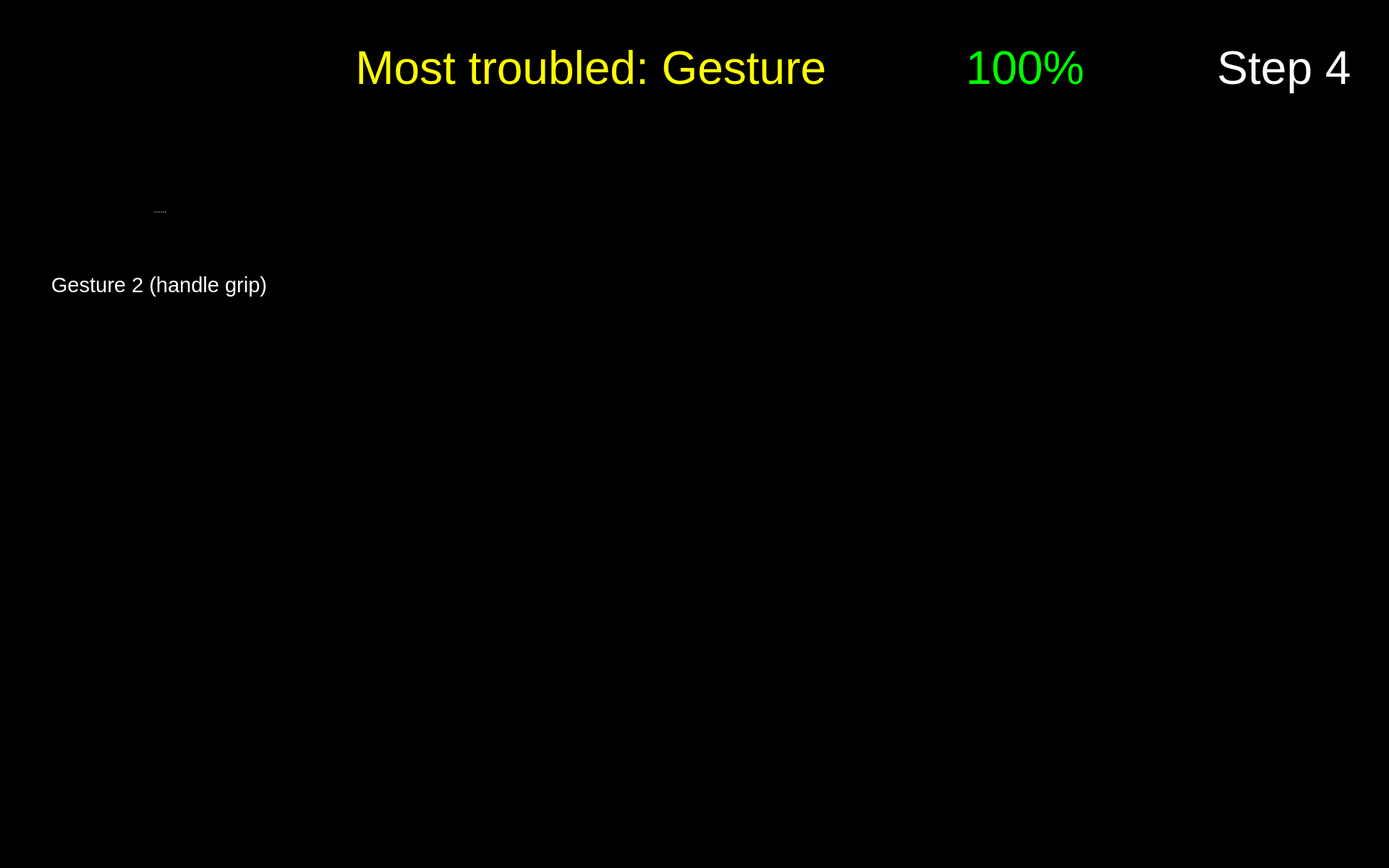
<?xml version="1.0" encoding="UTF-8"?>
<ui version="4.0">
 <class>Form</class>
 <widget class="QWidget" name="Form">
  <property name="geometry">
   <rect>
    <x>0</x>
    <y>0</y>
    <width>1920</width>
    <height>1200</height>
   </rect>
  </property>
  <property name="maximumSize">
   <size>
    <width>1920</width>
    <height>1200</height>
   </size>
  </property>
  <property name="windowTitle">
   <string>Form</string>
  </property>
  <property name="styleSheet">
   <string notr="true">background-color: rgb(0, 0, 0);</string>
  </property>
  <widget class="QPushButton" name="button_nav_left">
   <property name="enabled">
    <bool>true</bool>
   </property>
   <property name="geometry">
    <rect>
     <x>800</x>
     <y>560</y>
     <width>150</width>
     <height>150</height>
    </rect>
   </property>
   <property name="minimumSize">
    <size>
     <width>81</width>
     <height>81</height>
    </size>
   </property>
   <property name="maximumSize">
    <size>
     <width>150</width>
     <height>150</height>
    </size>
   </property>
   <property name="cursor">
    <cursorShape>OpenHandCursor</cursorShape>
   </property>
   <property name="focusPolicy">
    <enum>Qt::WheelFocus</enum>
   </property>
   <property name="contextMenuPolicy">
    <enum>Qt::DefaultContextMenu</enum>
   </property>
   <property name="layoutDirection">
    <enum>Qt::LeftToRight</enum>
   </property>
   <property name="autoFillBackground">
    <bool>false</bool>
   </property>
   <property name="styleSheet">
    <string notr="true"/>
   </property>
   <property name="icon">
    <iconset resource="resources/res.qrc">
     <normaloff>:/buttons/Button Left.svg</normaloff>:/buttons/Button Left.svg</iconset>
   </property>
   <property name="iconSize">
    <size>
     <width>144</width>
     <height>144</height>
    </size>
   </property>
   <property name="autoDefault">
    <bool>false</bool>
   </property>
   <property name="default">
    <bool>false</bool>
   </property>
   <property name="flat">
    <bool>true</bool>
   </property>
  </widget>
  <widget class="QPushButton" name="button_nav_right">
   <property name="enabled">
    <bool>true</bool>
   </property>
   <property name="geometry">
    <rect>
     <x>960</x>
     <y>560</y>
     <width>150</width>
     <height>150</height>
    </rect>
   </property>
   <property name="minimumSize">
    <size>
     <width>81</width>
     <height>81</height>
    </size>
   </property>
   <property name="maximumSize">
    <size>
     <width>150</width>
     <height>150</height>
    </size>
   </property>
   <property name="cursor">
    <cursorShape>OpenHandCursor</cursorShape>
   </property>
   <property name="focusPolicy">
    <enum>Qt::WheelFocus</enum>
   </property>
   <property name="contextMenuPolicy">
    <enum>Qt::DefaultContextMenu</enum>
   </property>
   <property name="layoutDirection">
    <enum>Qt::LeftToRight</enum>
   </property>
   <property name="autoFillBackground">
    <bool>false</bool>
   </property>
   <property name="styleSheet">
    <string notr="true"/>
   </property>
   <property name="icon">
    <iconset resource="resources/res.qrc">
     <normaloff>:/buttons/Button Right.svg</normaloff>:/buttons/Button Right.svg</iconset>
   </property>
   <property name="iconSize">
    <size>
     <width>144</width>
     <height>144</height>
    </size>
   </property>
   <property name="autoDefault">
    <bool>false</bool>
   </property>
   <property name="default">
    <bool>false</bool>
   </property>
   <property name="flat">
    <bool>true</bool>
   </property>
  </widget>
  <widget class="QWidget" name="widget_score" native="true">
   <property name="geometry">
    <rect>
     <x>1180</x>
     <y>20</y>
     <width>450</width>
     <height>150</height>
    </rect>
   </property>
   <widget class="QWidget" name="horizontalLayoutWidget_2">
    <property name="geometry">
     <rect>
      <x>-1</x>
      <y>-1</y>
      <width>451</width>
      <height>152</height>
     </rect>
    </property>
    <layout class="QHBoxLayout" name="horizontalLayout_2">
     <item>
      <widget class="QLabel" name="score_flag">
       <property name="enabled">
        <bool>true</bool>
       </property>
       <property name="sizePolicy">
        <sizepolicy hsizetype="Preferred" vsizetype="Preferred">
         <horstretch>0</horstretch>
         <verstretch>0</verstretch>
        </sizepolicy>
       </property>
       <property name="maximumSize">
        <size>
         <width>150</width>
         <height>150</height>
        </size>
       </property>
       <property name="text">
        <string/>
       </property>
       <property name="pixmap">
        <pixmap resource="resources/res.qrc">:/img/Score Flag.svg</pixmap>
       </property>
      </widget>
     </item>
     <item>
      <widget class="QLabel" name="label_text_score">
       <property name="font">
        <font>
         <pointsize>48</pointsize>
        </font>
       </property>
       <property name="styleSheet">
        <string notr="true">color: rgb(0, 255, 0);</string>
       </property>
       <property name="text">
        <string>&lt;html&gt;&lt;head/&gt;&lt;body&gt;&lt;p&gt;&lt;span style=&quot; color:#00ff00;&quot;&gt;100%&lt;/span&gt;&lt;/p&gt;&lt;/body&gt;&lt;/html&gt;</string>
       </property>
       <property name="alignment">
        <set>Qt::AlignLeading|Qt::AlignLeft|Qt::AlignVCenter</set>
       </property>
       <property name="wordWrap">
        <bool>true</bool>
       </property>
      </widget>
     </item>
    </layout>
   </widget>
  </widget>
  <widget class="QLabel" name="label_text_step">
   <property name="geometry">
    <rect>
     <x>1650</x>
     <y>20</y>
     <width>250</width>
     <height>150</height>
    </rect>
   </property>
   <property name="font">
    <font>
     <family>Arial</family>
     <pointsize>48</pointsize>
     <weight>9</weight>
     <italic>false</italic>
     <bold>false</bold>
    </font>
   </property>
   <property name="styleSheet">
    <string notr="true">font: 75 48pt &quot;Arial&quot;;
color: rgb(255, 255, 255);</string>
   </property>
   <property name="text">
    <string>Step 4</string>
   </property>
   <property name="textFormat">
    <enum>Qt::RichText</enum>
   </property>
   <property name="alignment">
    <set>Qt::AlignCenter</set>
   </property>
   <property name="wordWrap">
    <bool>true</bool>
   </property>
  </widget>
  <widget class="QPushButton" name="button_exit">
   <property name="enabled">
    <bool>true</bool>
   </property>
   <property name="geometry">
    <rect>
     <x>1760</x>
     <y>1040</y>
     <width>150</width>
     <height>150</height>
    </rect>
   </property>
   <property name="minimumSize">
    <size>
     <width>81</width>
     <height>81</height>
    </size>
   </property>
   <property name="maximumSize">
    <size>
     <width>150</width>
     <height>150</height>
    </size>
   </property>
   <property name="cursor">
    <cursorShape>OpenHandCursor</cursorShape>
   </property>
   <property name="focusPolicy">
    <enum>Qt::WheelFocus</enum>
   </property>
   <property name="contextMenuPolicy">
    <enum>Qt::DefaultContextMenu</enum>
   </property>
   <property name="icon">
    <iconset resource="resources/res.qrc">
     <normaloff>:/buttons/Button Exit.svg</normaloff>:/buttons/Button Exit.svg</iconset>
   </property>
   <property name="iconSize">
    <size>
     <width>144</width>
     <height>144</height>
    </size>
   </property>
   <property name="autoDefault">
    <bool>false</bool>
   </property>
   <property name="default">
    <bool>false</bool>
   </property>
   <property name="flat">
    <bool>true</bool>
   </property>
  </widget>
  <widget class="QLabel" name="label_plot_1">
   <property name="geometry">
    <rect>
     <x>490</x>
     <y>180</y>
     <width>850</width>
     <height>340</height>
    </rect>
   </property>
   <property name="maximumSize">
    <size>
     <width>1200</width>
     <height>480</height>
    </size>
   </property>
   <property name="font">
    <font>
     <pointsize>48</pointsize>
    </font>
   </property>
   <property name="styleSheet">
    <string notr="true">color: rgb(255, 255, 255);</string>
   </property>
   <property name="text">
    <string/>
   </property>
   <property name="scaledContents">
    <bool>true</bool>
   </property>
  </widget>
  <widget class="QLabel" name="label_trouble">
   <property name="geometry">
    <rect>
     <x>260</x>
     <y>20</y>
     <width>900</width>
     <height>150</height>
    </rect>
   </property>
   <property name="font">
    <font>
     <family>Arial</family>
     <pointsize>48</pointsize>
     <weight>9</weight>
     <italic>false</italic>
     <bold>false</bold>
    </font>
   </property>
   <property name="styleSheet">
    <string notr="true">font: 75 48pt &quot;Arial&quot;;
color: rgb(255, 255, 0);</string>
   </property>
   <property name="text">
    <string>Most troubled: Gesture </string>
   </property>
   <property name="textFormat">
    <enum>Qt::RichText</enum>
   </property>
   <property name="alignment">
    <set>Qt::AlignRight|Qt::AlignTrailing|Qt::AlignVCenter</set>
   </property>
   <property name="wordWrap">
    <bool>true</bool>
   </property>
  </widget>
  <widget class="QLabel" name="icon_newbie_1">
   <property name="enabled">
    <bool>true</bool>
   </property>
   <property name="geometry">
    <rect>
     <x>490</x>
     <y>380</y>
     <width>100</width>
     <height>100</height>
    </rect>
   </property>
   <property name="sizePolicy">
    <sizepolicy hsizetype="Preferred" vsizetype="Preferred">
     <horstretch>0</horstretch>
     <verstretch>0</verstretch>
    </sizepolicy>
   </property>
   <property name="maximumSize">
    <size>
     <width>100</width>
     <height>100</height>
    </size>
   </property>
   <property name="text">
    <string/>
   </property>
   <property name="pixmap">
    <pixmap resource="resources/res.qrc">:/img/Icon User.png</pixmap>
   </property>
   <property name="scaledContents">
    <bool>true</bool>
   </property>
  </widget>
  <widget class="QLabel" name="image_step">
   <property name="geometry">
    <rect>
     <x>1650</x>
     <y>170</y>
     <width>250</width>
     <height>250</height>
    </rect>
   </property>
   <property name="font">
    <font>
     <pointsize>48</pointsize>
    </font>
   </property>
   <property name="styleSheet">
    <string notr="true">color: rgb(255, 255, 255);</string>
   </property>
   <property name="text">
    <string/>
   </property>
   <property name="pixmap">
    <pixmap resource="resources/res.qrc">:/detected steps/Detected Step4 Button.png</pixmap>
   </property>
   <property name="alignment">
    <set>Qt::AlignCenter</set>
   </property>
   <property name="wordWrap">
    <bool>true</bool>
   </property>
  </widget>
  <widget class="QLabel" name="icon_expert_1">
   <property name="enabled">
    <bool>true</bool>
   </property>
   <property name="geometry">
    <rect>
     <x>490</x>
     <y>220</y>
     <width>100</width>
     <height>100</height>
    </rect>
   </property>
   <property name="sizePolicy">
    <sizepolicy hsizetype="Preferred" vsizetype="Preferred">
     <horstretch>0</horstretch>
     <verstretch>0</verstretch>
    </sizepolicy>
   </property>
   <property name="maximumSize">
    <size>
     <width>100</width>
     <height>100</height>
    </size>
   </property>
   <property name="text">
    <string/>
   </property>
   <property name="pixmap">
    <pixmap resource="resources/res.qrc">:/img/Icon Expert.png</pixmap>
   </property>
   <property name="scaledContents">
    <bool>true</bool>
   </property>
  </widget>
  <widget class="QLabel" name="icon_reaction_1">
   <property name="enabled">
    <bool>true</bool>
   </property>
   <property name="geometry">
    <rect>
     <x>1400</x>
     <y>250</y>
     <width>200</width>
     <height>200</height>
    </rect>
   </property>
   <property name="sizePolicy">
    <sizepolicy hsizetype="Preferred" vsizetype="Preferred">
     <horstretch>0</horstretch>
     <verstretch>0</verstretch>
    </sizepolicy>
   </property>
   <property name="maximumSize">
    <size>
     <width>200</width>
     <height>200</height>
    </size>
   </property>
   <property name="text">
    <string/>
   </property>
   <property name="scaledContents">
    <bool>true</bool>
   </property>
  </widget>
  <widget class="QSplitter" name="splitter_5">
   <property name="geometry">
    <rect>
     <x>60</x>
     <y>210</y>
     <width>320</width>
     <height>282</height>
    </rect>
   </property>
   <property name="orientation">
    <enum>Qt::Vertical</enum>
   </property>
   <widget class="QLabel" name="image_required_4">
    <property name="maximumSize">
     <size>
      <width>320</width>
      <height>240</height>
     </size>
    </property>
    <property name="text">
     <string/>
    </property>
    <property name="pixmap">
     <pixmap resource="resources/res.qrc">:/img/left_step4_gesture2.png</pixmap>
    </property>
    <property name="scaledContents">
     <bool>true</bool>
    </property>
   </widget>
   <widget class="QLabel" name="text_required_4">
    <property name="font">
     <font>
      <family>Arial</family>
      <pointsize>22</pointsize>
      <weight>9</weight>
      <italic>false</italic>
      <bold>false</bold>
     </font>
    </property>
    <property name="styleSheet">
     <string notr="true">font: 75 22pt &quot;Arial&quot;;
color: rgb(255, 255, 255);</string>
    </property>
    <property name="text">
     <string>Gesture 2 (handle grip)</string>
    </property>
    <property name="textFormat">
     <enum>Qt::PlainText</enum>
    </property>
    <property name="alignment">
     <set>Qt::AlignCenter</set>
    </property>
    <property name="wordWrap">
     <bool>true</bool>
    </property>
   </widget>
  </widget>
 </widget>
 <resources>
  <include location="resources/res.qrc"/>
 </resources>
 <connections/>
</ui>
